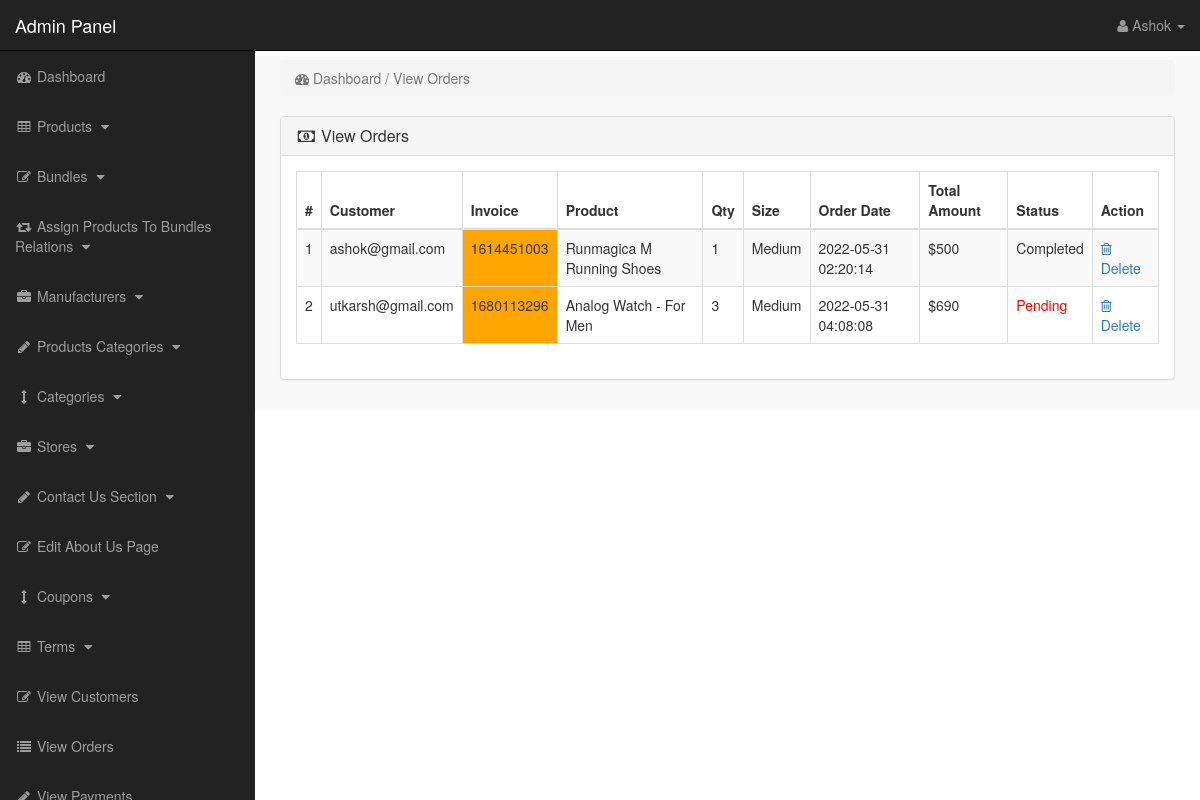
Screenshot of /admin_area/index.php?view_orders (signed in) with the database file from the repository.
### tables this page shows
CREATE TABLE `pending_orders` (
  `order_id` int(10) NOT NULL,
  `customer_id` int(10) NOT NULL,
  `invoice_no` int(10) NOT NULL,
  `product_id` text NOT NULL,
  `qty` int(10) NOT NULL,
  `size` text NOT NULL,
  `order_status` text NOT NULL
);

CREATE TABLE `customers` (
  `customer_id` int(10) NOT NULL,
  `customer_name` varchar(255) NOT NULL,
  `customer_email` varchar(255) NOT NULL,
  `customer_pass` varchar(255) NOT NULL,
  `customer_country` text NOT NULL,
  `customer_city` text NOT NULL,
  `customer_contact` varchar(255) NOT NULL,
  `customer_address` text NOT NULL,
  `customer_image` text NOT NULL,
  `customer_ip` varchar(255) NOT NULL,
  `customer_confirm_code` text NOT NULL
);

CREATE TABLE `products` (
  `product_id` int(10) NOT NULL,
  `p_cat_id` int(10) NOT NULL,
  `cat_id` int(10) NOT NULL,
  `manufacturer_id` int(10) NOT NULL,
  `date` timestamp NOT NULL DEFAULT current_timestamp() ON UPDATE current_timestamp(),
  `product_title` text NOT NULL,
  `product_url` text NOT NULL,
  `product_img1` text NOT NULL,
  `product_img2` text NOT NULL,
  `product_img3` text NOT NULL,
  `product_price` int(10) NOT NULL,
  `product_psp_price` int(100) NOT NULL,
  `product_desc` text NOT NULL,
  `product_features` text NOT NULL,
  `product_video` text NOT NULL,
  `product_keywords` text NOT NULL,
  `product_label` text NOT NULL,
  `status` varchar(255) NOT NULL
);

CREATE TABLE `customer_orders` (
  `order_id` int(10) NOT NULL,
  `customer_id` int(10) NOT NULL,
  `due_amount` int(100) NOT NULL,
  `invoice_no` int(100) NOT NULL,
  `qty` int(10) NOT NULL,
  `size` text NOT NULL,
  `order_date` timestamp NOT NULL DEFAULT current_timestamp() ON UPDATE current_timestamp(),
  `order_status` text NOT NULL
);

### admin_area/view_orders.php (the view)
<?php
if(!isset($_SESSION['admin_email'])){
echo "<script>window.open('login.php','_self')</script>";
}
else {
?>
<div class="row">
<div class="col-lg-12">
<ol class="breadcrumb">
<li class="active">
<i class="fa fa-dashboard"></i> Dashboard / View Orders
</li>
</ol>
</div>
</div>
<div class="row">
<div class="col-lg-12">
<div class="panel panel-default">
<div class="panel-heading">
<h3 class="panel-title">
<i class="fa fa-money fa-fw"></i> View Orders
</h3>
</div>
<div class="panel-body">
<div class="table-responsive">
<table class="table table-bordered table-hover table-striped">
<thead>
<tr>
<th>#</th>
<th>Customer</th>
<th>Invoice</th>
<th>Product</th>
<th>Qty</th>
<th>Size</th>
<th>Order Date</th>
<th>Total Amount</th>
<th>Status</th>
<th>Action</th>
</tr>
</thead>
<tbody>
<?php
$i = 0;
$get_orders = "select * from pending_orders";
$run_orders = mysqli_query($con,$get_orders);
while ($row_orders = mysqli_fetch_array($run_orders)) {
$order_id = $row_orders['order_id'];
$c_id = $row_orders['customer_id'];
$invoice_no = $row_orders['invoice_no'];
$product_id = $row_orders['product_id'];
$qty = $row_orders['qty'];
$size = $row_orders['size'];
$order_status = $row_orders['order_status'];
$get_products = "select * from products where product_id='$product_id'";
$run_products = mysqli_query($con,$get_products);
$row_products = mysqli_fetch_array($run_products);
$product_title = $row_products['product_title'];
$i++;
?>
<tr>
<td><?php echo $i; ?></td>
<td>
<?php
$get_customer = "select * from customers where customer_id='$c_id'";
$run_customer = mysqli_query($con,$get_customer);
$row_customer = mysqli_fetch_array($run_customer);
$customer_email = $row_customer['customer_email'];
echo $customer_email;
 ?>
 </td>
<td bgcolor="orange" ><?php echo $invoice_no; ?></td>
<td><?php echo $product_title; ?></td>
<td><?php echo $qty; ?></td>
<td><?php echo $size; ?></td>
<td>
<?php
$get_customer_order = "select * from customer_orders where order_id='$order_id'";
$run_customer_order = mysqli_query($con,$get_customer_order);
$row_customer_order = mysqli_fetch_array($run_customer_order);
$order_date = $row_customer_order['order_date'];
$due_amount = $row_customer_order['due_amount'];
echo $order_date;
?>
</td>
<td>$<?php echo $due_amount; ?></td>
<td>
<?php
if($order_status=='pending'){
echo $order_status='<div style="color:red;">Pending</div>';
}
else{
echo $order_status='Completed';
}
?>
</td>
<td>
<a href="index.php?order_delete=<?php echo $order_id; ?>" >
<i class="fa fa-trash-o" ></i> Delete
</a>
</td>
</tr>
<?php } ?>
</tbody>
</table>
</div>
</div>
</div>
</div>
</div>
<?php } ?>

### admin_area/includes/sidebar.php (shortened to what this page needs)
<?php
if(!isset($_SESSION['admin_email'])){
echo "<script>window.open('login.php','_self')</script>";
}
else {
?>
<nav class="navbar navbar-inverse navbar-fixed-top" >
<div class="navbar-header" >
<a class="navbar-brand" href="index.php?dashboard" >Admin Panel</a>
</div>
<ul class="nav navbar-right top-nav" >
<li class="dropdown" >
<a href="#" class="dropdown-toggle" data-toggle="dropdown" >
<i class="fa fa-user" ></i>
<?php echo $admin_name; ?> <b class="caret" ></b>
</a>
</li>
</ul>
<div class="collapse navbar-collapse navbar-ex1-collapse">
<ul class="nav navbar-nav side-nav">
<li>
<a href="index.php?dashboard">
<i class="fa fa-fw fa-dashboard"></i> Dashboard
</a>
</li>
<li>
<a href="#" data-toggle="collapse" data-target="#products">
<i class="fa fa-fw fa-table"></i> Products
<i class="fa fa-fw fa-caret-down"></i>
</a>
</li>
<li>
<a href="#" data-toggle="collapse" data-target="#bundles">
<i class="fa fa-fw fa-edit"></i> Bundles
<i class="fa fa-fw fa-caret-down"></i>
</a>
</li>
<li>
<a href="#" data-toggle="collapse" data-target="#relations">
<i class="fa fa-fw fa-retweet"></i> Assign Products To Bundles Relations
<i class="fa fa-fw fa-caret-down"></i>
</a>
</li>
<li>
<a href="#" data-toggle="collapse" data-target="#manufacturers">
<i class="fa fa-fw fa-briefcase"></i> Manufacturers
<i class="fa fa-fw fa-caret-down"></i>
</a>
</li>
<li>
<a href="#" data-toggle="collapse" data-target="#p_cat">
<i class="fa fa-fw fa-pencil"></i> Products Categories
<i class="fa fa-fw fa-caret-down"></i>
</a>
</li>
<li>
<a href="#" data-toggle="collapse" data-target="#cat">
<i class="fa fa-fw fa-arrows-v"></i> Categories
<i class="fa fa-fw fa-caret-down"></i>
</a>
</li>
<li>
<a href="#" data-toggle="collapse" data-target="#store">
<i class="fa fa-fw fa-briefcase"></i> Stores
<i class="fa fa-fw fa-caret-down"></i>
</a>
</li>
<li>
<a href="#" data-toggle="collapse" data-target="#contact_us">
<i class="fa fa-fw fa-pencil"> </i> Contact Us Section
<i class="fa fa-fw fa-caret-down"></i>
</a>
</li>
<li>
<a href="index.php?edit_about_us">
<i class="fa fa-fw fa-edit"></i> Edit About Us Page
</a>
</li>
<li>
<a href="#" data-toggle="collapse" data-target="#coupons">
<i class="fa fa-fw fa-arrows-v"></i> Coupons
<i class="fa fa-fw fa-caret-down"></i>
</a>
</li>
<li>
<a href="#" data-toggle="collapse" data-target="#terms" >
<i class="fa fa-fw fa-table"></i> Terms
<i class="fa fa-fw fa-caret-down"></i>
</a>
</li>
<li>
<a href="index.php?view_customers">
<i class="fa fa-fw fa-edit"></i> View Customers
</a>
</li>
<li>
<a href="index.php?view_orders">
<i class="fa fa-fw fa-list"></i> View Orders
</a>
</li>
<li>
<a href="index.php?view_payments">
<i class="fa fa-fw fa-pencil"></i> View Payments
</a>
</li>
</ul>
</div>
</nav>
<?php } ?>

### admin_area/css/style.css (style rules this page uses)
body { margin-top:100px; }
@media (min-width: 768px) { body { margin-top:50px; } }
.top-nav { padding:0 15px; }
.top-nav>li { display:inline-block; float:left; }
.top-nav>li>a { padding-top:15px; padding-bottom:15px; line-height:20px; color:#999; }
@media (min-width: 768px) { .side-nav { position:fixed; top:51px; width:255px; border-radius:0; overflow-y:auto; background-color: #222; bottom:0; overflow-x:hidden; padding-bottom:40px; } }
@media (min-width: 768px) { .side-nav>li>a { width:255px; } }
.panel-body { border-radius:5px; }

### rows the page displays
pending_orders: customer.customer_email "ashok@gmail.com", invoice_no "1614451003", product.product_title "Runmagica M Running Shoes", qty "1", size "Medium", customer_orders.order_date "2022-05-31 02:20:14", customer_orders.due_amount "500"
pending_orders: customer.customer_email "utkarsh@gmail.com", invoice_no "1680113296", product.product_title "Analog Watch - For Men", qty "3", size "Medium", customer_orders.order_date "2022-05-31 04:08:08", customer_orders.due_amount "690", order_status "Pending"

### other values shown
$admin_name "Ashok"
